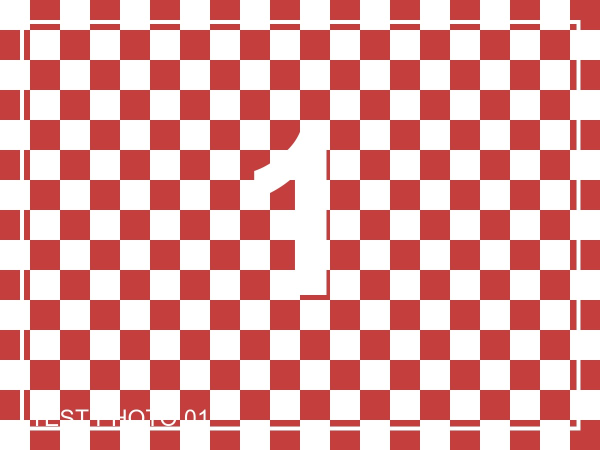
#> input picture UITestFixtures/IMG_0001.jpg, 1200 x 900 px (shown at 1/2 size); the run also reads 1 picture not shown here
$ python check_triage_shots.py ../UITestFixtures/IMG_0001.jpg ../UITestFixtures/IMG_0002.jpg
#> lines starting #> are read from the running program, lines starting #| are printed output that depends on the picture
#!/usr/bin/env python3
"""检查「逐张过」滑过之后，卡片里的图片真的换了。

计数器从 1/12 变成 2/12 并不能证明图片换了 —— 之前的 bug 就是
数字在动、图片停在上一张。这里直接比较两次截图里卡片区域的颜色分布。
"""

import sys
from PIL import Image, ImageChops, ImageStat

# 卡片大致占屏幕中间这一块，避开状态栏、进度条和底部按钮
CROP = (0.10, 0.20, 0.90, 0.72)
DIFF_MIN = 6.0     # 平均通道差（0-255）
STD_MIN = 3.0      # 整块不能是纯色/空白


def load(path):
#> called with path = '../UITestFixtures/IMG_0001.jpg'
    im = Image.open(path).convert("RGB")
#> im is the input picture: PIL image 1200x900 RGB; mean R, G, B 226.1, 163.6, 163
    w, h = im.size
#> w = 1200; h = 900
    box = (int(w * CROP[0]), int(h * CROP[1]), int(w * CROP[2]), int(h * CROP[3]))
#> box = (120, 180, 1080, 648)
    return im.crop(box).resize((48, 48))
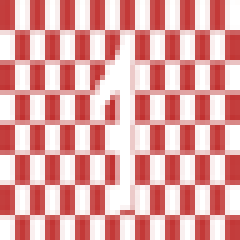
#> returned value: PIL image 48x48 RGB (shown 5 times larger); mean R, G, B 226, 162.4, 161.9


def stats(im):
    s = ImageStat.Stat(im)
    std = sum(s.stddev) / 3.0
#> std = 64.55
    mean = tuple(round(v, 1) for v in s.mean)
#> mean = (226, 162.4, 161.9)
    return std, mean


def main():
    if len(sys.argv) != 3:
        print("用法: check_triage_shots.py before.png after.png")
        return 2

    a, b = load(sys.argv[1]), load(sys.argv[2])
    std_a, mean_a = stats(a)
#> std_a = 64.55; mean_a = (226, 162.4, 161.9)
    std_b, mean_b = stats(b)
#> std_b = 64.55; mean_b = (226, 162.4, 161.9)

    diff = ImageChops.difference(a, b)
#> diff: PIL image 48x48 RGB; every value is 0
    avg = sum(ImageStat.Stat(diff).mean) / 3.0
#> avg = 0

    print("第一张：均值 RGB=%s 标准差=%.2f" % (mean_a, std_a))
#| 第一张：均值 RGB=(226.0, 162.4, 161.9) 标准差=64.55
    print("第二张：均值 RGB=%s 标准差=%.2f" % (mean_b, std_b))
#| 第二张：均值 RGB=(226.0, 162.4, 161.9) 标准差=64.55
    print("两张卡片区域的平均差异：%.2f / 255" % avg)
#| 两张卡片区域的平均差异：0.00 / 255

    if std_a < STD_MIN or std_b < STD_MIN:
        print("失败：卡片区域几乎是纯色，可能根本没加载出图片（空白页）")
        return 1
    if avg < DIFF_MIN:
        print("失败：滑过之后画面几乎没变（差 %.2f < %.2f）—— 图片很可能没跟着换" % (avg, DIFF_MIN))
#| 失败：滑过之后画面几乎没变（差 0.00 < 6.00）—— 图片很可能没跟着换
        return 1

    print("通过：滑过之后卡片画面明显变化")
    return 0


if __name__ == "__main__":
#> (the run stopped early here; a loop or call above may not have finished)
